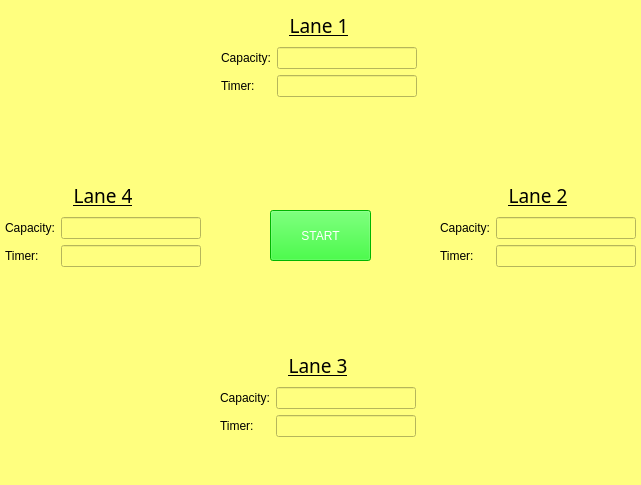
<?xml version="1.0" encoding="UTF-8"?>
<ui version="4.0">
 <class>MainWindow</class>
 <widget class="QMainWindow" name="MainWindow">
  <property name="geometry">
   <rect>
    <x>0</x>
    <y>0</y>
    <width>641</width>
    <height>485</height>
   </rect>
  </property>
  <property name="minimumSize">
   <size>
    <width>641</width>
    <height>485</height>
   </size>
  </property>
  <property name="maximumSize">
   <size>
    <width>641</width>
    <height>485</height>
   </size>
  </property>
  <property name="windowTitle">
   <string>Automated Traffic Control [Monitor]</string>
  </property>
  <property name="styleSheet">
   <string notr="true">background-color: rgb(255, 255, 127);</string>
  </property>
  <property name="tabShape">
   <enum>QTabWidget::Rounded</enum>
  </property>
  <widget class="QWidget" name="centralwidget">
   <widget class="QPushButton" name="pushButton_start">
    <property name="geometry">
     <rect>
      <x>270</x>
      <y>210</y>
      <width>101</width>
      <height>51</height>
     </rect>
    </property>
    <property name="styleSheet">
     <string notr="true">background-color: rgb(0, 255, 0);
font: 12pt &quot;Sans Serif&quot;;
color: rgb(255, 255, 255);
border-color: rgb(0, 161, 0);</string>
    </property>
    <property name="text">
     <string>START</string>
    </property>
   </widget>
   <widget class="QWidget" name="layoutWidget">
    <property name="geometry">
     <rect>
      <x>440</x>
      <y>180</y>
      <width>196</width>
      <height>87</height>
     </rect>
    </property>
    <layout class="QVBoxLayout" name="verticalLayout_10">
     <item>
      <widget class="QLabel" name="label_10">
       <property name="font">
        <font>
         <family>Sans Serif</family>
         <pointsize>14</pointsize>
         <weight>50</weight>
         <italic>false</italic>
         <bold>false</bold>
         <underline>true</underline>
        </font>
       </property>
       <property name="styleSheet">
        <string notr="true">font: 14pt &quot;Sans Serif&quot;;
</string>
       </property>
       <property name="text">
        <string>Lane 2</string>
       </property>
       <property name="alignment">
        <set>Qt::AlignCenter</set>
       </property>
      </widget>
     </item>
     <item>
      <layout class="QHBoxLayout" name="horizontalLayout_3">
       <item>
        <layout class="QVBoxLayout" name="verticalLayout_5">
         <item>
          <widget class="QLabel" name="label_2">
           <property name="text">
            <string>Capacity:</string>
           </property>
          </widget>
         </item>
         <item>
          <widget class="QLabel" name="label_6">
           <property name="text">
            <string>Timer:</string>
           </property>
          </widget>
         </item>
        </layout>
       </item>
       <item>
        <layout class="QVBoxLayout" name="verticalLayout_4">
         <item>
          <widget class="QLineEdit" name="lineEdit_c2"/>
         </item>
         <item>
          <widget class="QLineEdit" name="lineEdit_t2"/>
         </item>
        </layout>
       </item>
      </layout>
     </item>
    </layout>
   </widget>
   <widget class="QWidget" name="layoutWidget">
    <property name="geometry">
     <rect>
      <x>220</x>
      <y>350</y>
      <width>196</width>
      <height>87</height>
     </rect>
    </property>
    <layout class="QVBoxLayout" name="verticalLayout_11">
     <item>
      <widget class="QLabel" name="label_11">
       <property name="font">
        <font>
         <family>Sans Serif</family>
         <pointsize>14</pointsize>
         <weight>50</weight>
         <italic>false</italic>
         <bold>false</bold>
         <underline>true</underline>
        </font>
       </property>
       <property name="styleSheet">
        <string notr="true">font: 14pt &quot;Sans Serif&quot;;
</string>
       </property>
       <property name="text">
        <string>Lane 3</string>
       </property>
       <property name="alignment">
        <set>Qt::AlignCenter</set>
       </property>
      </widget>
     </item>
     <item>
      <layout class="QHBoxLayout" name="horizontalLayout_4">
       <item>
        <layout class="QVBoxLayout" name="verticalLayout_8">
         <item>
          <widget class="QLabel" name="label_3">
           <property name="text">
            <string>Capacity:</string>
           </property>
          </widget>
         </item>
         <item>
          <widget class="QLabel" name="label_7">
           <property name="text">
            <string>Timer:</string>
           </property>
          </widget>
         </item>
        </layout>
       </item>
       <item>
        <layout class="QVBoxLayout" name="verticalLayout_2">
         <item>
          <widget class="QLineEdit" name="lineEdit_c3"/>
         </item>
         <item>
          <widget class="QLineEdit" name="lineEdit_t3"/>
         </item>
        </layout>
       </item>
      </layout>
     </item>
    </layout>
   </widget>
   <widget class="QWidget" name="layoutWidget">
    <property name="geometry">
     <rect>
      <x>5</x>
      <y>180</y>
      <width>196</width>
      <height>87</height>
     </rect>
    </property>
    <layout class="QVBoxLayout" name="verticalLayout_12">
     <item>
      <widget class="QLabel" name="label_12">
       <property name="font">
        <font>
         <family>Sans Serif</family>
         <pointsize>14</pointsize>
         <weight>50</weight>
         <italic>false</italic>
         <bold>false</bold>
         <underline>true</underline>
        </font>
       </property>
       <property name="styleSheet">
        <string notr="true">font: 14pt &quot;Sans Serif&quot;;
</string>
       </property>
       <property name="text">
        <string>Lane 4</string>
       </property>
       <property name="alignment">
        <set>Qt::AlignCenter</set>
       </property>
      </widget>
     </item>
     <item>
      <layout class="QHBoxLayout" name="horizontalLayout_2">
       <item>
        <layout class="QVBoxLayout" name="verticalLayout_6">
         <item>
          <widget class="QLabel" name="label_4">
           <property name="text">
            <string>Capacity:</string>
           </property>
          </widget>
         </item>
         <item>
          <widget class="QLabel" name="label_8">
           <property name="text">
            <string>Timer:</string>
           </property>
          </widget>
         </item>
        </layout>
       </item>
       <item>
        <layout class="QVBoxLayout" name="verticalLayout_3">
         <item>
          <widget class="QLineEdit" name="lineEdit_c4"/>
         </item>
         <item>
          <widget class="QLineEdit" name="lineEdit_t4"/>
         </item>
        </layout>
       </item>
      </layout>
     </item>
    </layout>
   </widget>
   <widget class="QWidget" name="layoutWidget">
    <property name="geometry">
     <rect>
      <x>221</x>
      <y>10</y>
      <width>196</width>
      <height>87</height>
     </rect>
    </property>
    <layout class="QVBoxLayout" name="verticalLayout_9">
     <item>
      <widget class="QLabel" name="label_9">
       <property name="font">
        <font>
         <family>Sans Serif</family>
         <pointsize>14</pointsize>
         <weight>50</weight>
         <italic>false</italic>
         <bold>false</bold>
         <underline>true</underline>
        </font>
       </property>
       <property name="styleSheet">
        <string notr="true">font: 14pt &quot;Sans Serif&quot;;
</string>
       </property>
       <property name="text">
        <string>Lane 1</string>
       </property>
       <property name="alignment">
        <set>Qt::AlignCenter</set>
       </property>
      </widget>
     </item>
     <item>
      <layout class="QHBoxLayout" name="horizontalLayout">
       <item>
        <layout class="QVBoxLayout" name="verticalLayout_7">
         <item>
          <widget class="QLabel" name="label">
           <property name="text">
            <string>Capacity:</string>
           </property>
          </widget>
         </item>
         <item>
          <widget class="QLabel" name="label_5">
           <property name="text">
            <string>Timer:</string>
           </property>
          </widget>
         </item>
        </layout>
       </item>
       <item>
        <layout class="QVBoxLayout" name="verticalLayout">
         <item>
          <widget class="QLineEdit" name="lineEdit_c1"/>
         </item>
         <item>
          <widget class="QLineEdit" name="lineEdit_t1"/>
         </item>
        </layout>
       </item>
      </layout>
     </item>
    </layout>
   </widget>
  </widget>
  <widget class="QMenuBar" name="menubar">
   <property name="geometry">
    <rect>
     <x>0</x>
     <y>0</y>
     <width>641</width>
     <height>20</height>
    </rect>
   </property>
  </widget>
  <widget class="QStatusBar" name="statusbar"/>
 </widget>
 <resources/>
 <connections/>
</ui>
